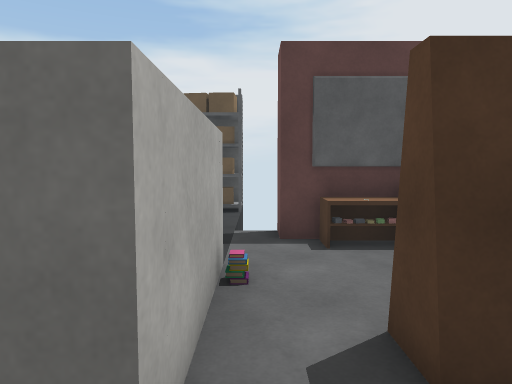
view 1 (above)

16 first-person views from a walk through a 3-D level made in the Unity game engine. The camera is 1.5 m above the floor, tilts 4° down and sees 70° across. The floor is counted in squares, 1 m on a side. Each view is taken from the middle of a square. On the plan, view 1 faces up. The plan holds only what a view shows up to about 16 squares ahead; the rest is blank. The player character is not drawn. Some surface patterns are stand-ins.

view 2
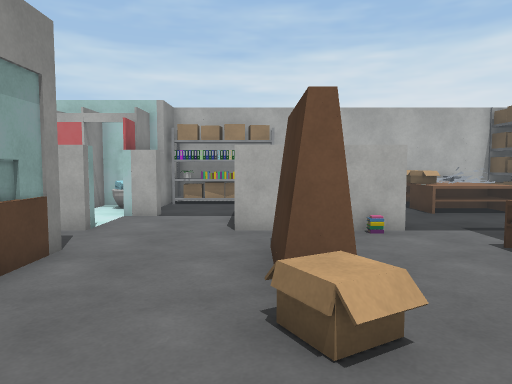

view 3
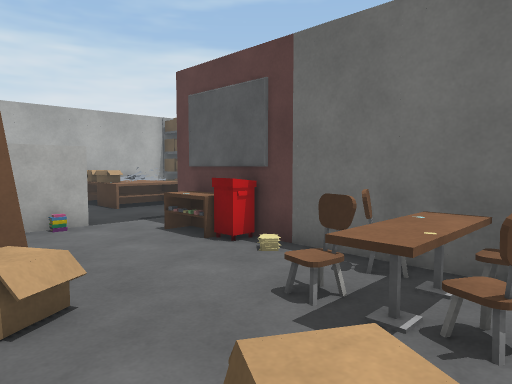

view 4
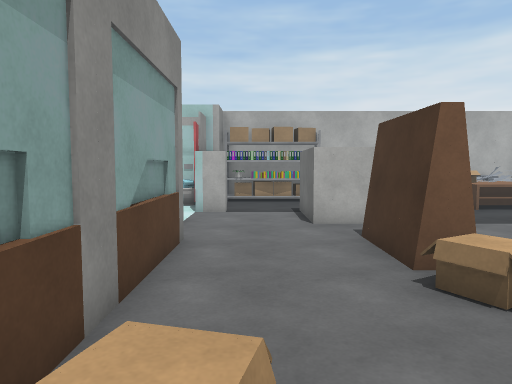

view 5
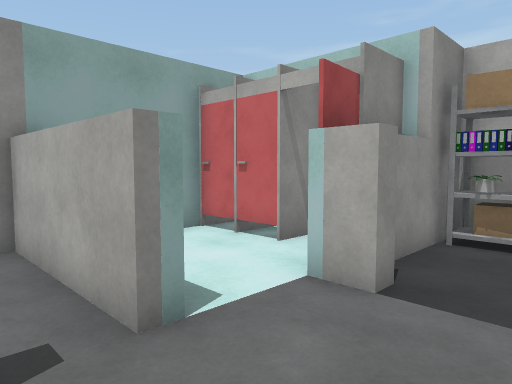

view 6
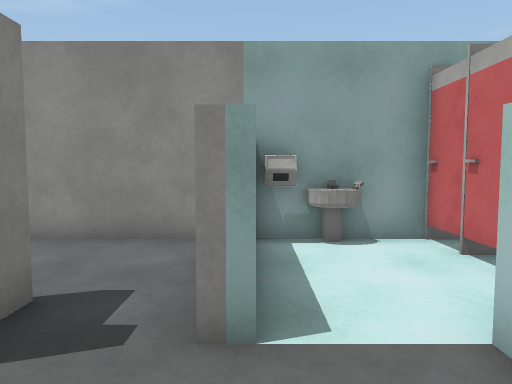

view 7
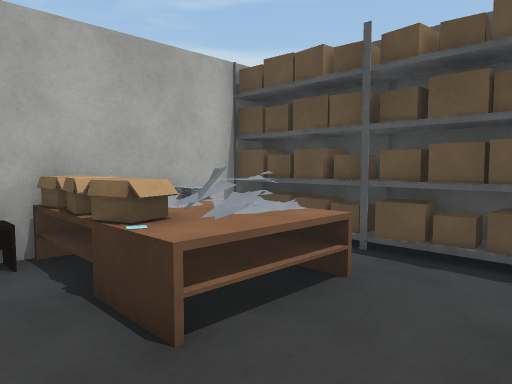

view 8
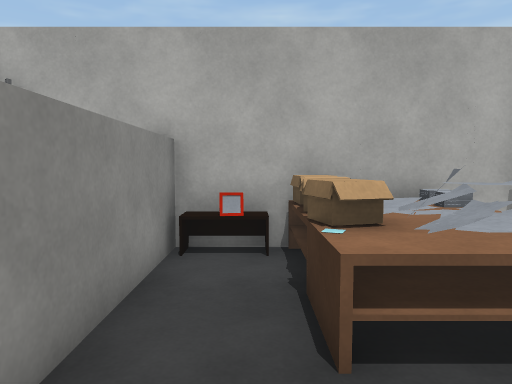

view 9
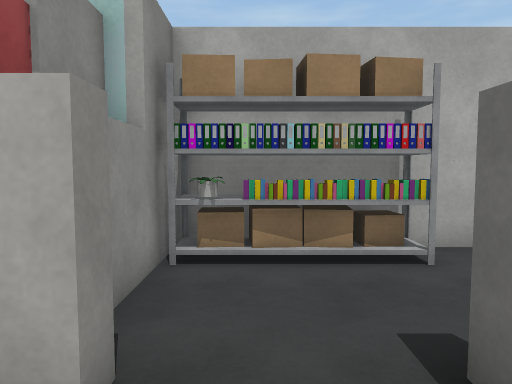

view 10
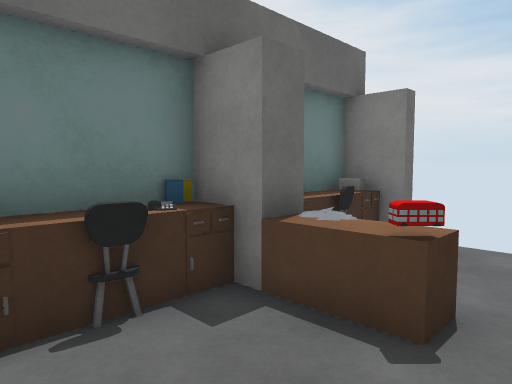

view 11
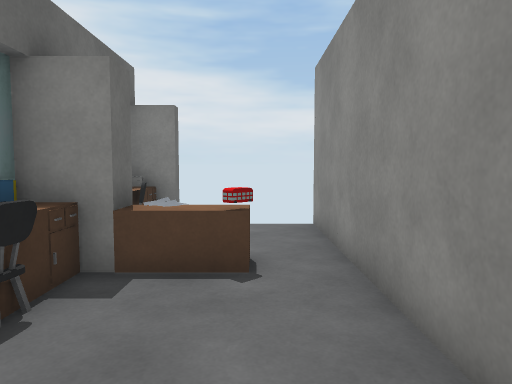

view 12
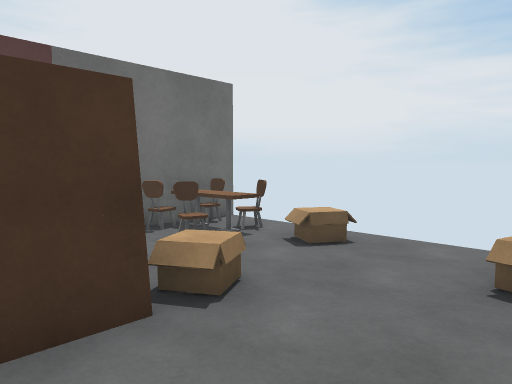

view 13
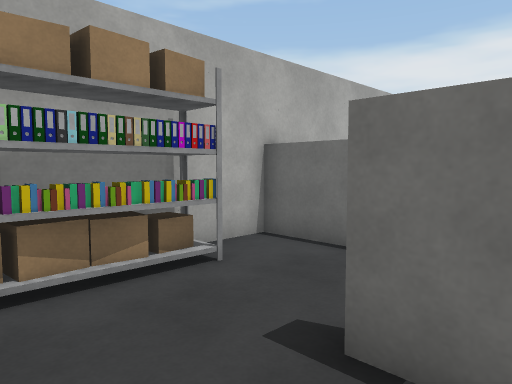

view 14
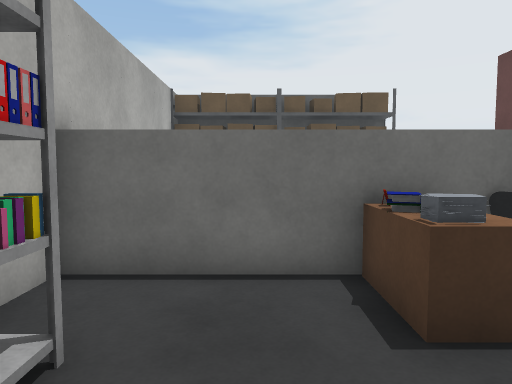

view 15
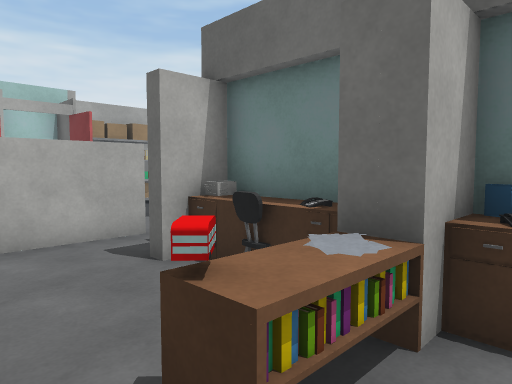

view 16
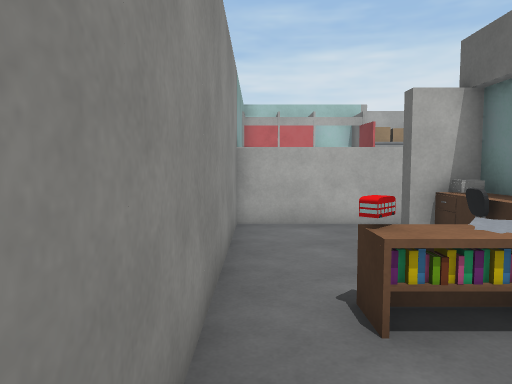

### Floor plan
Points are (right, up) in squares from view 1. A wall is a line through its corners. A room is listed if a view was taken in it or the views show most of it. See-through windows are left out.
Room 1 (views 1, 2, 3, 4, 5, 6, 9, 10, 11, 12, 13, 14, 15, 16)
walls: (-1.1, -2) (-0.5, -2) (-0.5, -6.5) (9.5, -6.5); (-3.5, -1) (-3, -1) (-3, -2); (-0.5, 5.6) (-0.5, 1.5) (-3.5, 1.5); (-3.5, 5) (-7.7, 5) (-7.7, -1.5) (-4.6, -1.5); (-6, -3.4) (-6, -3.9); (-4.6, -6.5) (-1, -6.5); (9.6, 7.5) (0.5, 7.5)
ways out: opening at (-0.5, 6.5) to room 2
objects: other object (-7, -1); other object (-7, 0); other object (-7, 1); other object (-7, 2); other object (-7, 3); other object (-6, -3) to (-5, -3); other object (-5, -6); other object (-5, -5); other object (-5, -4); other object (-4, -2); other object (-3, -6); other object (-3, 3) to (-3, 4); other object (-2, -6) to (-1, -6); other object (1, 3) to (4, 3); other object (1, 7) to (3, 7); other object (2, -3) to (3, -2); other object (2, 2) to (3, 2); other object (3, -3); other object (4, -2); other object (5, -5) to (6, -3); other object (5, -2); other object (5, 2); other object (6, -2); other object (6, 7); other object (7, -3) to (8, -3); other object (7, -2); other object (7, 5) to (8, 7); other object (7, 6); other object (8, -3) to (10, -2); other object (8, -1); other object (8, 5) to (9, 5); other object (8, 7); other object (9, 3)
Room 2 (views 7, 8)
walls: (0.5, 7.5) (0.5, 8.4); (-0.5, 13) (-7.7, 13) (-7.7, 5.5) (-3.4, 5.5)
ways out: opening at (-0.5, 6.5) to room 1
objects: other object (-7, 6) to (-7, 7); other object (-7, 8); other object (-7, 9) to (-6, 10); other object (-7, 12); other object (-6, 8); other object (-6, 12); other object (-5, 8); other object (-5, 8) to (-4, 10); other object (-5, 12); other object (-4, 12); other object (-3, 12); other object (-2, 5); other object (-2, 12); other object (-1, 12)

Positions as (right, up) in squares from view 1, and headings:
1: (0, 0), facing up
2: (8, 2), facing left
3: (9, 2), facing up-left
4: (9, 0), facing left
5: (1, 1), facing down-left
6: (-1, 1), facing down
7: (-1, 6), facing up-left
8: (-1, 7), facing left
9: (-1, 0), facing left
10: (2, -6), facing up-right
11: (0, -5), facing right
12: (2, -1), facing up-right
13: (-2, -1), facing up-left
14: (-5, 0), facing up
15: (7, -6), facing up-left
16: (9, -6), facing left
